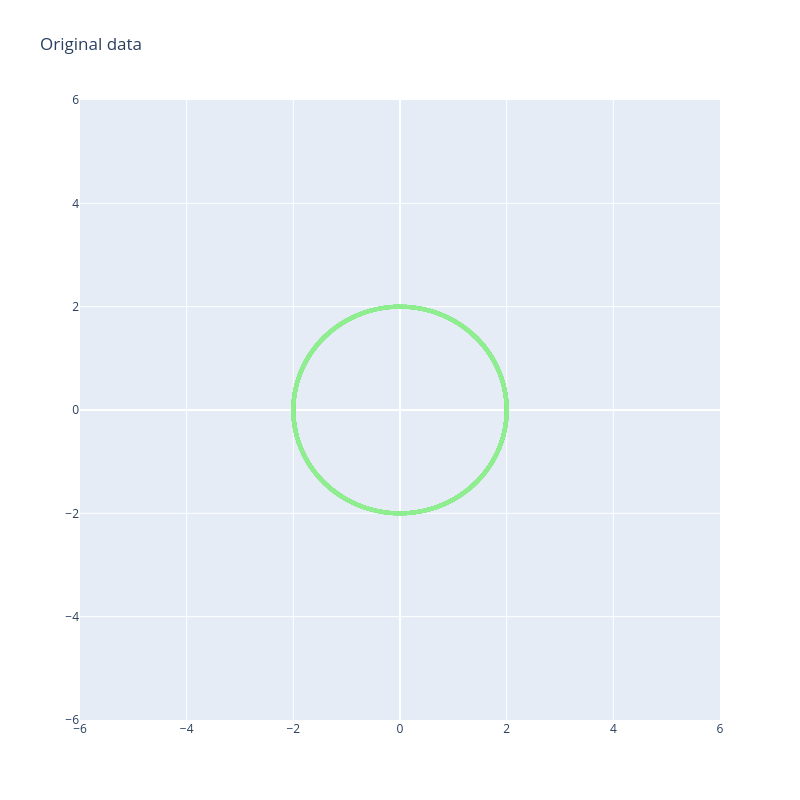
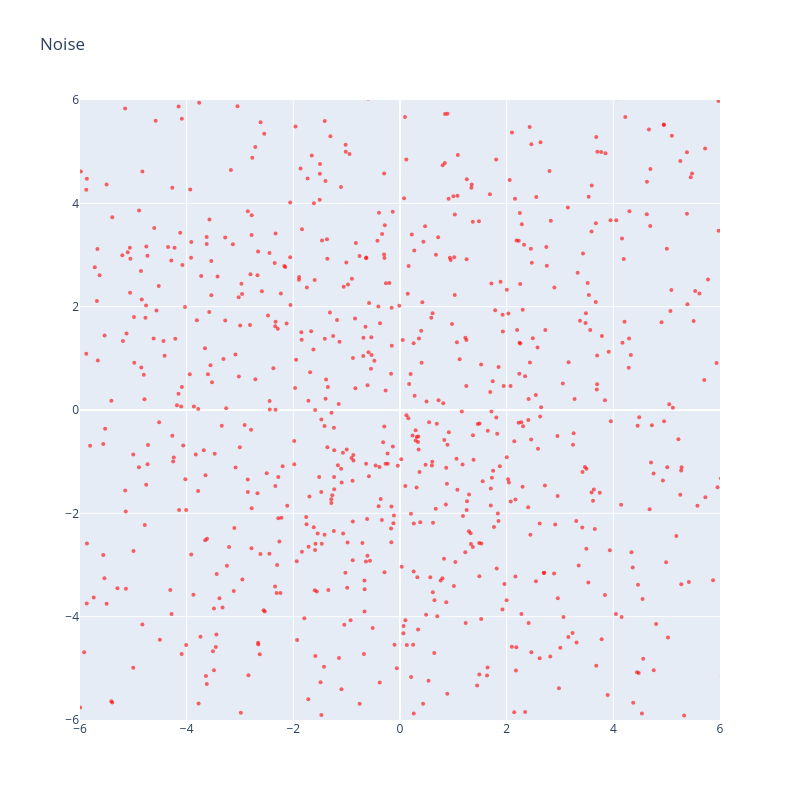
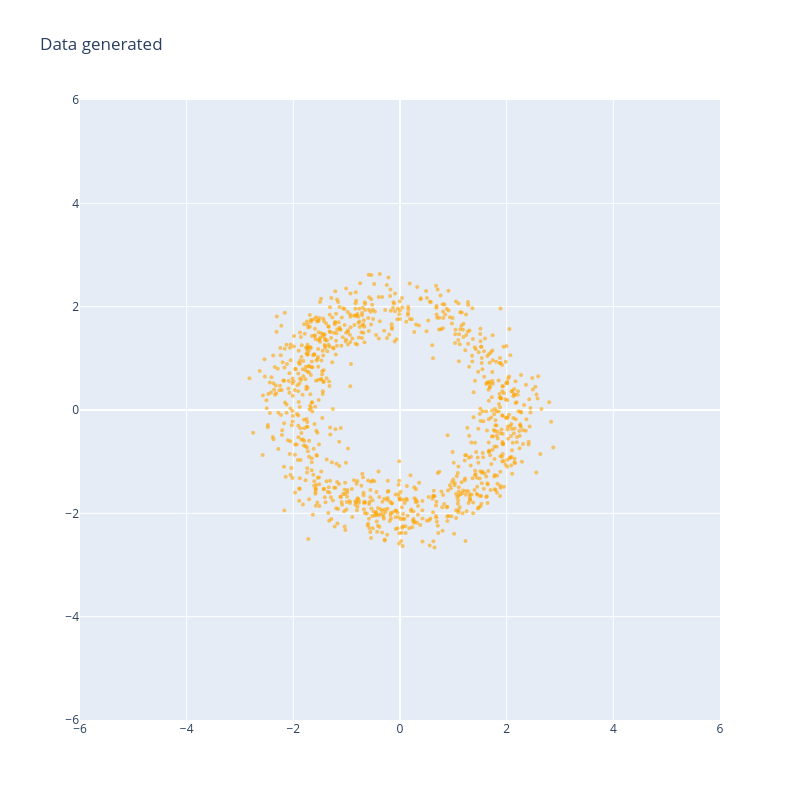

These figures' notebook cell, in order:
### Markdown cell above
## With ELU for more epochs

### Code cell
num_layers = 2
hidden_dim = 20
sigma = 0.3
epochs = 20
model = ScoreMLPPoints(num_layers=num_layers, 
                       hidden_dim=hidden_dim, 
                       activation=torch.nn.functional.elu)
model = model.to(device)
opt = optim.Adam(model.parameters(), lr=0.001)
training(model, epochs, sigma, train_dl_circles)
model.eval()
num_steps = 300
step_size = 0.01 
x_langevin = torch.randn(1000, 2, device=device) * 4.0
noise0 = x_langevin.cpu().clone()
snapshots = {}
monitored_steps = [1, 10, 20, 50, 100, 300]
generated_points = generated_data(num_steps, model, x_langevin, snapshots)

circles = circles.cpu()

plot_2d_points(circles, "Original data", "lightgreen")
plot_2d_points(noise0, "Noise", "red")
plot_2d_points(generated_points, "Data generated", "orange")

### Figure 1 — Plotly figure (JSON) as saved in the notebook; plotly's stock layout.template omitted (floating-point values rounded to 4 significant figures; data arrays with more than 128 entries replaced by an {"elided": "..."} marker saying what was removed)
{"data": [{"marker": {"color": "lightgreen", "opacity": 0.6, "size": 4}, "mode": "markers", "name": "Original data", "type": "scatter", "x": {"elided": "10000 float values"}, "y": {"elided": "10000 float values"}}], "layout": {"height": 800, "title": {"text": "Original data"}, "width": 800, "xaxis": {"range": [-6, 6]}, "yaxis": {"range": [-6, 6]}}}

### Figure 2 — Plotly figure (JSON) as saved in the notebook; plotly's stock layout.template omitted (floating-point values rounded to 4 significant figures; data arrays with more than 128 entries replaced by an {"elided": "..."} marker saying what was removed)
{"data": [{"marker": {"color": "red", "opacity": 0.6, "size": 4}, "mode": "markers", "name": "Noise", "type": "scatter", "x": {"elided": "1000 float values"}, "y": {"elided": "1000 float values"}}], "layout": {"height": 800, "title": {"text": "Noise"}, "width": 800, "xaxis": {"range": [-6, 6]}, "yaxis": {"range": [-6, 6]}}}

### Figure 3 — Plotly figure (JSON) as saved in the notebook; plotly's stock layout.template omitted (floating-point values rounded to 4 significant figures; data arrays with more than 128 entries replaced by an {"elided": "..."} marker saying what was removed)
{"data": [{"marker": {"color": "orange", "opacity": 0.6, "size": 4}, "mode": "markers", "name": "Data generated", "type": "scatter", "x": {"elided": "1000 float values"}, "y": {"elided": "1000 float values"}}], "layout": {"height": 800, "title": {"text": "Data generated"}, "width": 800, "xaxis": {"range": [-6, 6]}, "yaxis": {"range": [-6, 6]}}}
